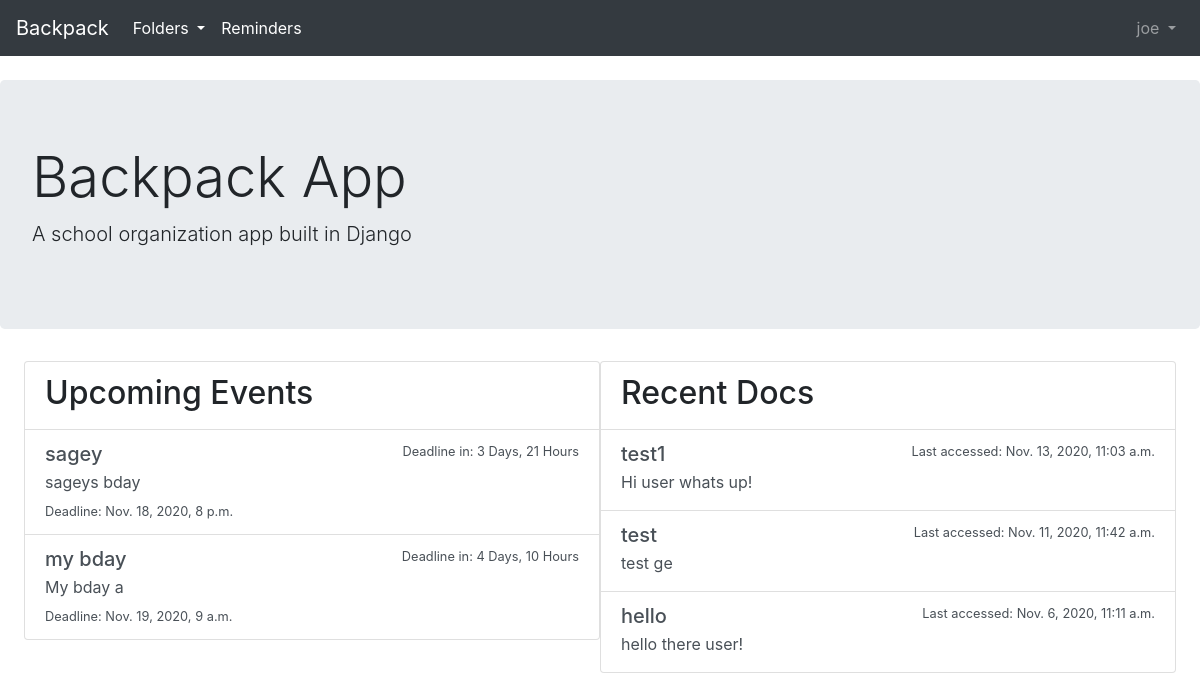
The app's page / (signed in), older data.
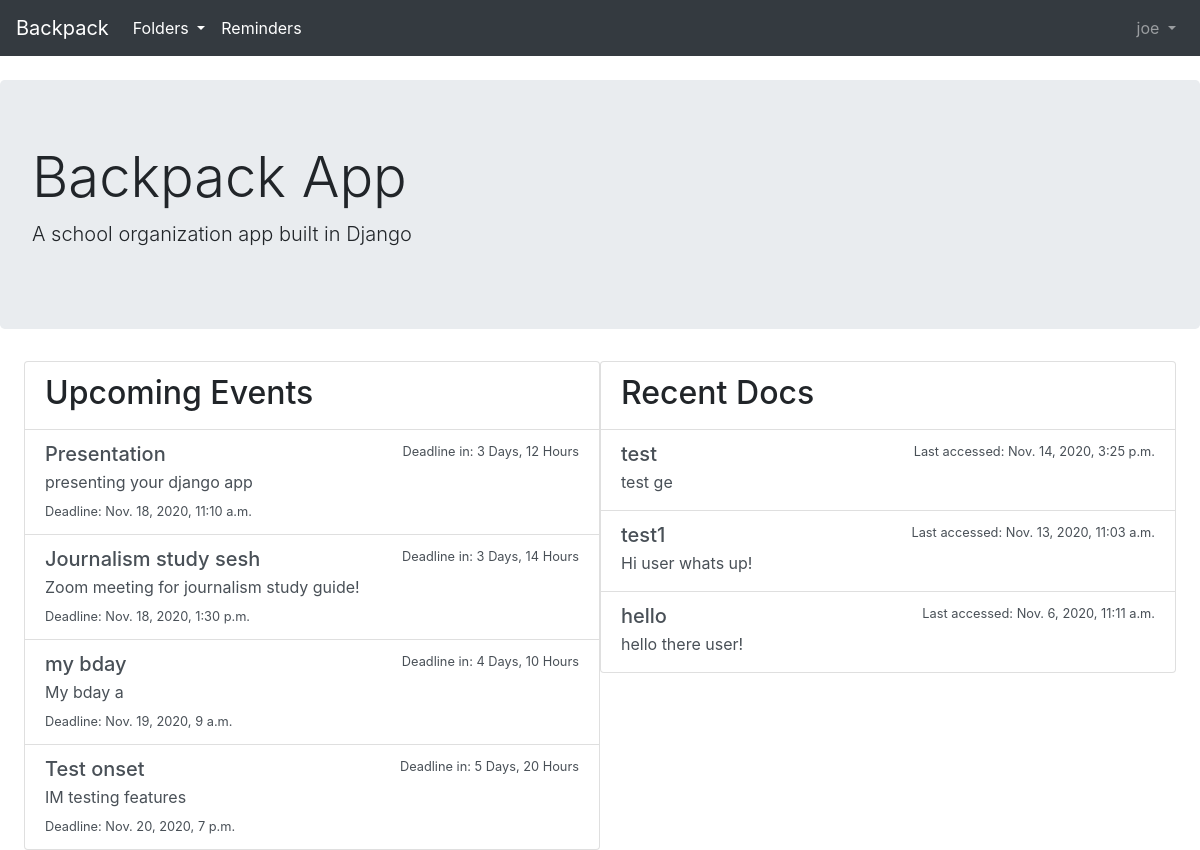
The same page, newer data.
### reminders/models.py (models this page shows, shortened)
class Reminder(models.Model):
    title = models.CharField(max_length=100)
    description = models.CharField(max_length=512, blank=True)
    deadline = models.DateTimeField(null=True)
    user_owner = models.ForeignKey(
                        get_user_model(),
                        on_delete=models.CASCADE,
                            )
    def days_to_complete(self):
        td = self.deadline - timezone.now()
        return td.days, td.seconds//3600
    def get_absolute_url(self):
        return reverse('reminder_detail', args=[str(self.pk)])

### docs/models.py (models this page shows, shortened)
class Document(models.Model):
    class Meta:
        constraints = [
            models.UniqueConstraint(fields=['title', 'folder_parent'], name='unique_doc')
            ]
    id = models.AutoField(primary_key=True)
    title = models.CharField(max_length=100)
    body = models.TextField(blank=True)
    last_access = models.DateTimeField(default=timezone.now)
    folder_parent = models.ForeignKey(
        Folder,
        on_delete=models.CASCADE,
    )
    def get_absolute_url(self):
        return reverse('doc_detail', args=[str(self.folder_parent.title),str(self.title)])

### homepage/views.py (the view)
# urls.py: path('', HomePageView.as_view(), name ='home')
class HomePageView(TemplateView):
    template_name = 'home.html'
    form_class = AuthenticationForm
    success_url = reverse_lazy('home')

### docs/models.py (called while the page is built)
    def __str__(self):
        return self.title

### templates/context_processors.py (called while the page is built)
def include_login_form(request):
    from django.contrib.auth.forms import AuthenticationForm
    form = AuthenticationForm()
    return {'login_form': form}

### templates/template_tags/tags.py (called while the page is built)
@register.inclusion_tag("top3.html", takes_context=True)
def get_top3_folders(context):
    request = context['request']
    user = request.user
    queryset = Folder.objects.filter(user_owner = user).order_by('-last_access')[:3]
    return {"folder_queryset":queryset}

@register.inclusion_tag("reminders_upcoming.html", takes_context=True)
def get_upcoming_reminders(context):
    request = context['request']
    user = request.user
    queryset = Reminder.objects.filter(user_owner = user, deadline__gte=datetime.now()).order_by('deadline')[:5]
    days_til = []
    for items in queryset:
       days_til.append(items.days_to_complete())
    queryset = zip(queryset, days_til)
    return {"reminders_queryset": queryset}

@register.simple_tag
def get_url_self(obj):
    return obj.get_absolute_url()

### templates/home.html (shortened to what this page needs)
{% extends 'base.html' %}
{% block content %}
<div class="jumbotron">
    <h1 class="display-4">Backpack App</h1>
    <p class="lead">A school organization app built in Django</p>
</div>
{% if user.is_authenticated %}
<div style="padding-left: 2%; padding-right: 2%;">
{% get_upcoming_reminders %}
{% get_recent_docs %}
</div>
{% endif %}
{% endblock content %}

### templates/reminders_upcoming.html
<div style='width:50%; float:left;' class="list-group">
<div class="list-group-item flex-column align-items-start">
<h2 class="mb-1">Upcoming Events</h2>
</div>
{% for reminder, time in reminders_queryset %}
<a href="{% get_url_self reminder %}" class="list-group-item list-group-item-action flex-column align-items-start">
    <div class="d-flex w-100 justify-content-between">
      <h5 class="mb-1">{{reminder.title}}</h5>
      <small>Deadline in: {{time.0}} Days, {{time.1}} Hours</small>
    </div>
    <p class="mb-1">{{ reminder.description|slice:"64" }}</p>
	<small>Deadline: {{reminder.deadline}}</small>
  </a>
{% endfor %}
</div>

### templates/recent_docs.html
<div style='width:50%; float:left;' class="list-group">
<div class="list-group-item flex-column align-items-start">
<h2 class="mb-1">Recent Docs</h2>
</div>
{% for docs in doc_queryset %}
<a href="{% get_url_self docs %}" class="list-group-item list-group-item-action flex-column align-items-start">
    <div class="d-flex w-100 justify-content-between">
      <h5 class="mb-1">{{docs.title}}</h5>
      <small>Last accessed: {{docs.last_access}}</small>
    </div>
    <p class="mb-1">{{ docs.body|slice:"64" }}</p>
  </a>
{% endfor %}
</div>

Row changes from the older to the newer data that the page shows:
removed Reminder: title "sagey", time "3", time "21", description "sageys bday", deadline "Nov. 18, 2020, 8 p.m."
added Reminder: title "Presentation", time "3", time "12", description "presenting your django app", deadline "Nov. 18, 2020, 11:10 a.m."
added Reminder: title "Journalism study sesh", time "3", time "14", description "Zoom meeting for journalism study guide!", deadline "Nov. 18, 2020, 1:30 p.m."
added Reminder: title "Test onset", time "5", time "20", description "IM testing features", deadline "Nov. 20, 2020, 7 p.m."
changed Document "test": last_access "Nov. 11, 2020, 11:42 a.m." → "Nov. 14, 2020, 3:25 p.m."; moves up the list
